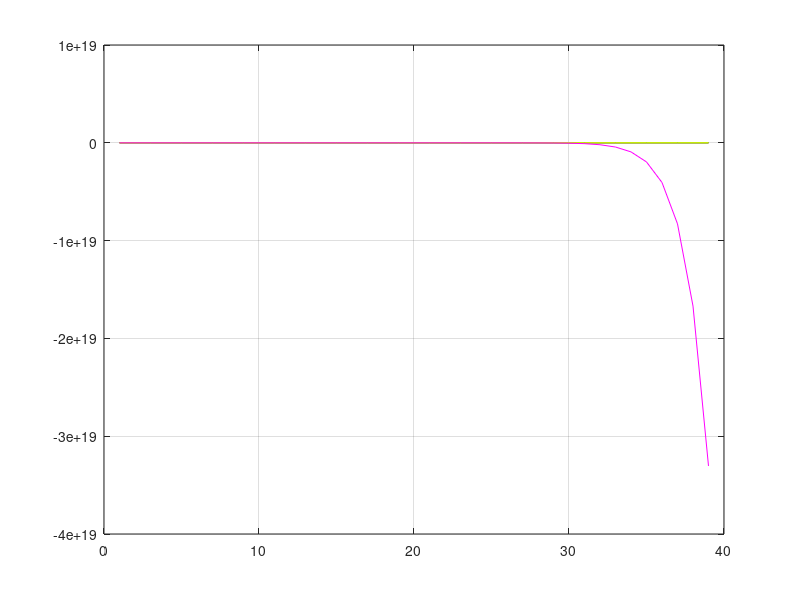

MATLAB code to generate this figure:
a = [[965 990 989],
     [914 933 933],
     [892 897 898],
     [796 853 853],
     [738 814 816],
     [693 787 789],
     [646 731 733],
     [597 719 724],
     [565 586 575],
     [530 544 537],
     [498 507 507],
     [460 479 478],
     [439 449 448],
     [414 423 423],
     [387 400 401],
     [365 376 380],
     [345 354 354],
     [327 330 335],
     [307 313 316],
     [296 302 296],
     [282 280 283],
     [267 269 272],
     [253 254 257],
     [242 245 245],
     [226 231 234],
     [220 221 223],
     [209 210 211],
     [202 202 205],
     [188 195 196],
     [184 187 187],
     [178 179 179],
     [168 171 171],
     [162 165 165],
     [156 159 159],
     [151 154 153],
     [147 146 146],
     [141 143 143],
     [136 138 138],
     [145 134 133]];
x = 1:39;
plot(x, a'(1, :), "b");
hold on;
grid on;
plot(x, a'(2, :), "r");
plot(x, a'(3, :), "g");
y = mean(a');
plot(x, y, "y");
n = length(x) - 1;
P = 0;
for i = 1:(n+1) 
  Pi = 1;
  f = 1;
  for j = 1:(n+1)
    if(j ~= i)
      Pi = conv(Pi, [1, -x(j)]);
      f = f * (x(i) - x(j));
    end 
  end
  Pi = Pi/f;
  P = P + Pi*y(i);
end
Y = polyval(P, x);
plot(x, Y, "m");